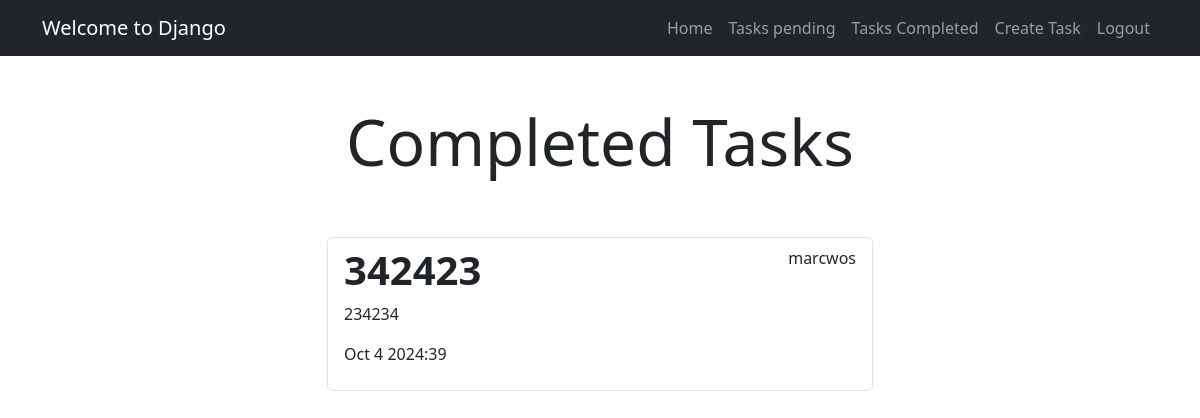
The app's page /tasks_completed/ (signed in), older data.
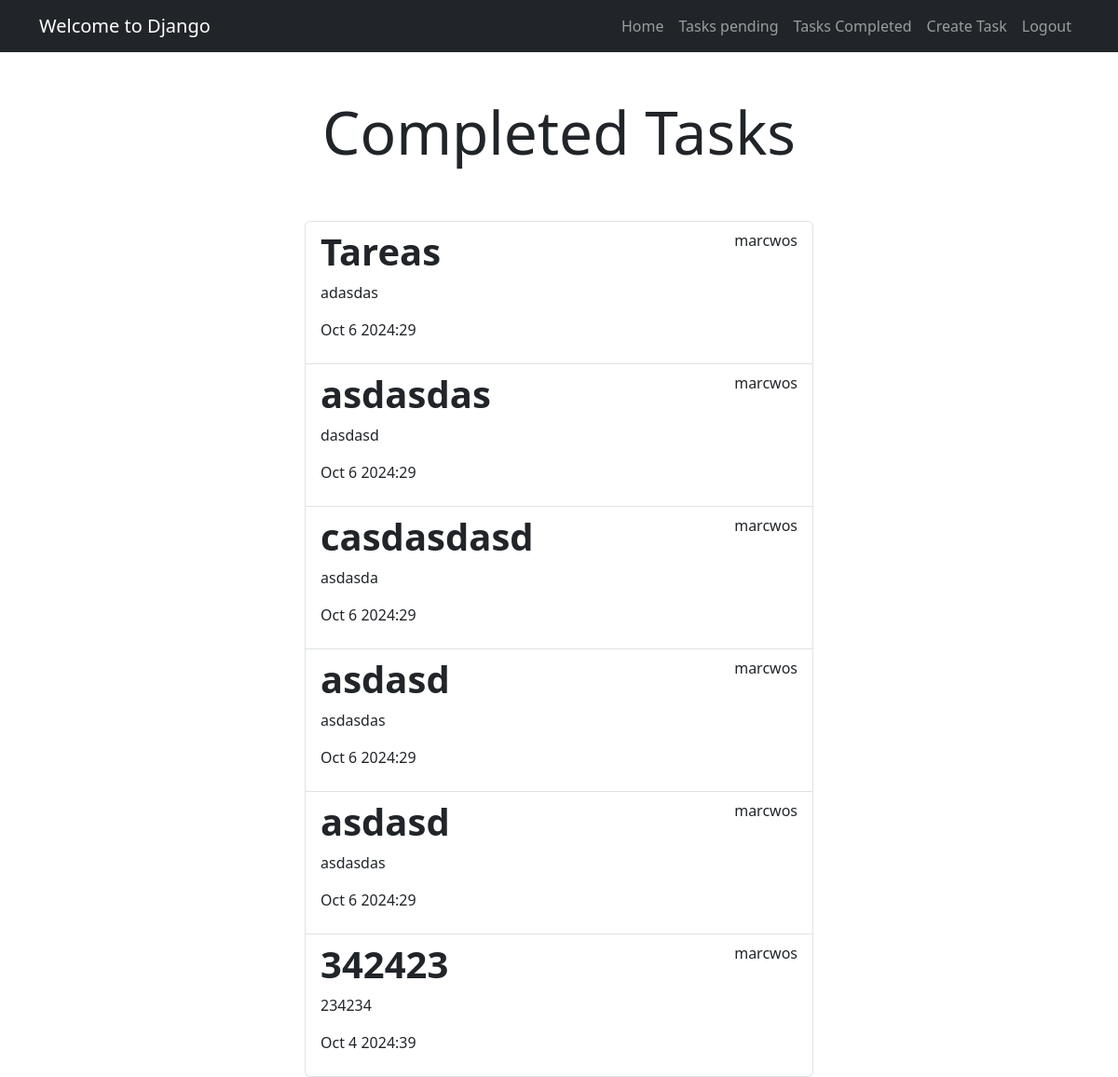
The same page, newer data.
### tasks/models.py (models this page shows, shortened)
class Task(models.Model):
    TASK_TYPE_CHOICES = [
        ('university', 'Universitaria'),
        ('personal', 'Personal'),
        ('work', 'Laboral'),
    ]
    title = models.CharField(max_length=100)
    description = models.TextField(blank=True)
    created = models.DateTimeField(auto_now_add=True)
    datecompleted = models.DateTimeField(null=True, blank=True)
    user = models.ForeignKey(User, on_delete=models.CASCADE)
    task_type = models.CharField(max_length=10, choices=TASK_TYPE_CHOICES, default='personal')

### tasks/views.py (the view)
# urls.py: path('tasks_completed/', views.tasks_completed, name='tasks_completed'),
@login_required
def tasks_completed(request):
    tasks = Task.objects.filter(user=request.user, datecompleted__isnull=False).order_by('-datecompleted')
    return render(request, 'completed_task.html', {'tasks': tasks})

### tasks/templates/completed_task.html
{% extends 'base.html' %}
{% block content %}
<main class="container">
    <div class="row">
        <div class="col-md-6 offset-md-3">
            <h1 class="text-center display-3 py-5">Completed Tasks</h1>
            <ul class="list-group">
                {% for task in tasks %}
                <a class="list-group-item" href="{% url 'task_detail' task.id %}">
                    <header class="d-flex justify-content-between">
                        {% if task.task_type == 'urgent' %}
                        <h1 class="fw-bold text-danger">{{ task.title }}</h1>
                        {% elif task.important %}
                        <h1 class="fw-bold text-success">{{ task.title }}</h1>
                        {% else %}
                        <h1 class="fw-bold">{{ task.title }}</h1>
                        {% endif %}
                        <p>{{ task.user.username }}</p>
                    </header>
                    <p>{{ task.description }}</p>
                    <p>{{ task.datecompleted|date:'M j Y:i' }}</p>
                </a>
                {% endfor %}
            </ul>
        </div>
    </div>
</main>
{% endblock %}

Row changes from the older to the newer data that the page shows:
now on this page (row edited): Task: title "Tareas", user.username "marcwos", description "adasdas", datecompleted "Oct 6 2024:29"
now on this page (row edited): Task: title "asdasdas", user.username "marcwos", description "dasdasd", datecompleted "Oct 6 2024:29"
now on this page (row edited): Task: title "casdasdasd", user.username "marcwos", description "asdasda", datecompleted "Oct 6 2024:29"
now on this page (row edited): Task: title "asdasd", user.username "marcwos", description "asdasdas", datecompleted "Oct 6 2024:29"
now on this page (row edited): Task: title "asdasd", user.username "marcwos", description "asdasdas", datecompleted "Oct 6 2024:29"
